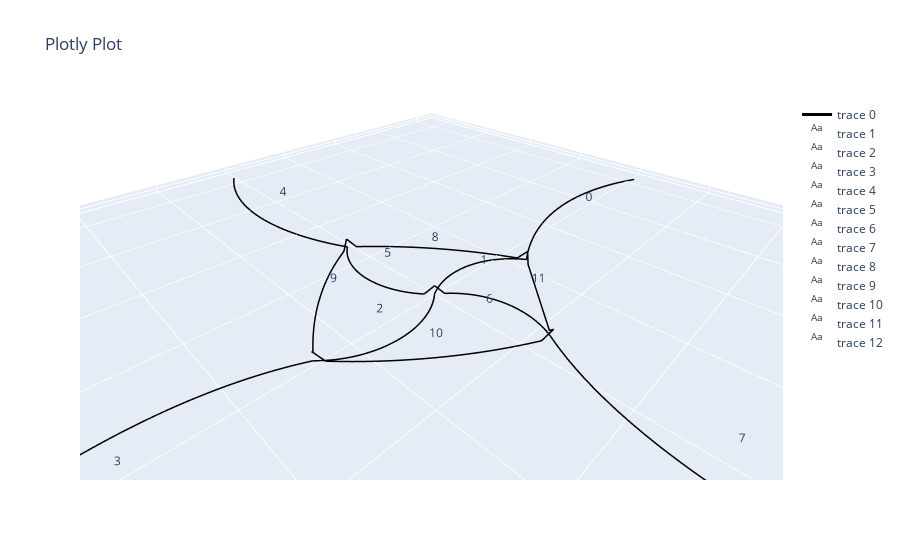

Source (notebook cell):
### Markdown cell above
### Step 4: Account for intersections. 
Curved paths and intersections are automatically set up in the backend

### Code cell
printing_params = load_params(r'DATA/NT_Eel_0.2mm_og.json')
# When no interpolation function is provided, linear interpolation is used. No other interpolation function is implemented (yet?).
net.jump_at_intersection(intersection_width = 2, intersection_height = 2, interpolation_function=None) # These settings are just for visibility, this would be way to much
# These setting are more appropriate for printing
# net.jump_at_intersection(intersection_width = printing_params['d_nozzle']*1.5, intersection_height = printing_params['layer_height'], interpolation_function=None) 
net.net_plot(color=True, plot_type='arcs', elables=True)

### Figure 1 — Plotly figure (JSON) as saved in the notebook; plotly's stock layout.template omitted (floating-point values rounded to 4 significant figures; data arrays with more than 128 entries replaced by an {"elided": "..."} marker saying what was removed)
{"data": [{"line": {"color": "black", "width": 3}, "mode": "lines", "type": "scatter3d", "x": {"elided": "1212 float values"}, "y": {"elided": "1212 float values"}, "z": {"elided": "1212 float values"}}, {"mode": "text", "text": ["0"], "type": "scatter3d", "x": [-53.23], "y": [2.928], "z": [0]}, {"mode": "text", "text": ["1"], "type": "scatter3d", "x": [-11.53], "y": [2.46], "z": [0]}, {"mode": "text", "text": ["2"], "type": "scatter3d", "x": [13.44], "y": [-0.5115], "z": [0]}, {"mode": "text", "text": ["3"], "type": "scatter3d", "x": [55.54], "y": [-0.5859], "z": [0]}, {"mode": "text", "text": ["4"], "type": "scatter3d", "x": [0.5859], "y": [-55.54], "z": [0]}, {"mode": "text", "text": ["5"], "type": "scatter3d", "x": [0.5115], "y": [-13.44], "z": [0]}, {"mode": "text", "text": ["6"], "type": "scatter3d", "x": [-2.46], "y": [11.53], "z": [0]}, {"mode": "text", "text": ["7"], "type": "scatter3d", "x": [-2.928], "y": [53.23], "z": [0]}, {"mode": "text", "text": ["8"], "type": "scatter3d", "x": [-11.08], "y": [-10.92], "z": [0]}, {"mode": "text", "text": ["9"], "type": "scatter3d", "x": [13.89], "y": [-13.89], "z": [0]}, {"mode": "text", "text": ["10"], "type": "scatter3d", "x": [10.92], "y": [11.08], "z": [0]}, {"mode": "text", "text": ["11"], "type": "scatter3d", "x": [-14.05], "y": [14.05], "z": [0]}], "layout": {"scene": {"aspectmode": "data"}, "title": {"text": "Plotly Plot"}}}
